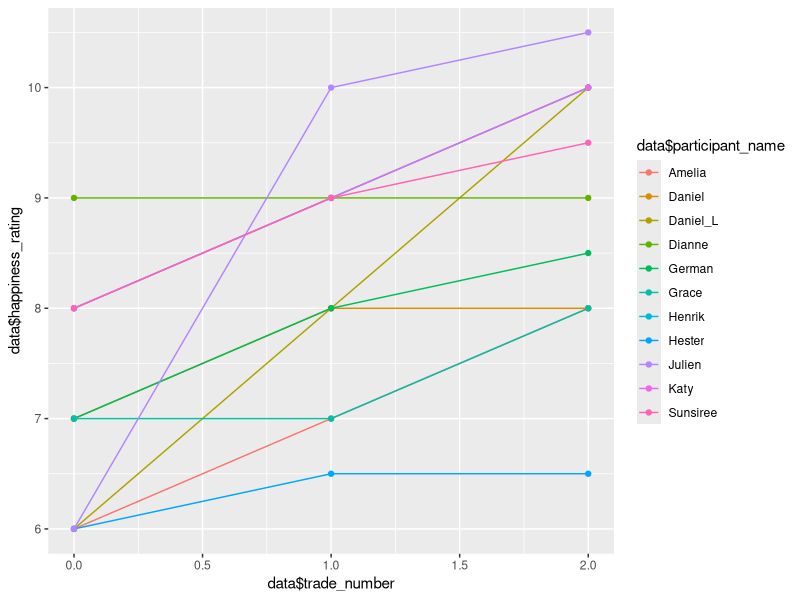
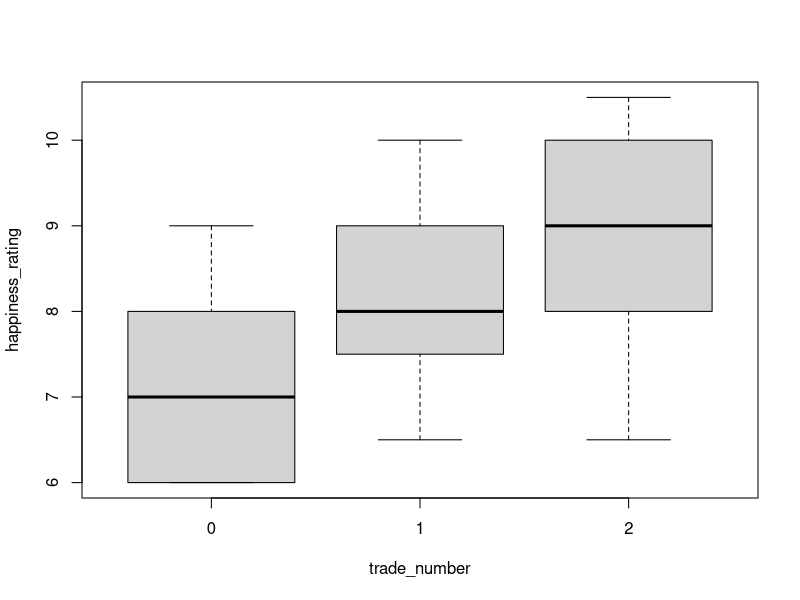

Source code (R) for these figures, in order:
## ---- chunk 1
library(rmarkdown)
library(ggplot2)
library(knitr)
## ---- chunk 2
data <- read.csv("../data/data.csv", header=TRUE, sep=",", as.is=TRUE)
## ---- chunk 3
myPlot = ggplot(data, aes(data$trade_number, 
    data$happiness_rating,colour=data$participant_name)) + 
    geom_line() + 
    geom_point()
plot(myPlot)
## ---- chunk 4
boxplot(happiness_rating ~ trade_number, data = data)
